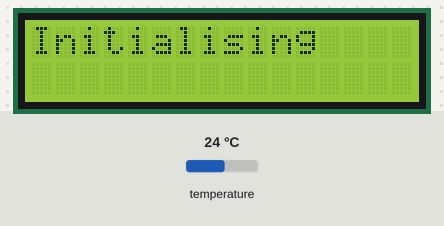
A sketch run on a simulated Arduino Uno, built with avr-gcc and run on an emulated ATmega328P. Shown: 16×2 character LCD. The test bench sets the inputs (shaded band); at power-on: temperature 24 °C. What the sketch prints to the serial monitor is not drawn.

Above: at 1.6 s.
At 6.5 s:
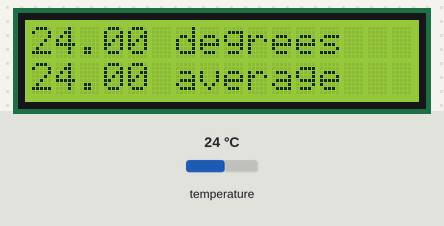
6.6 s: temperature set to 12 °C
At 8.6 s:
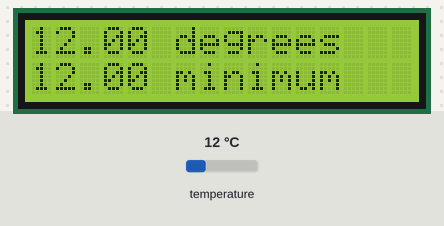
8.9 s: temperature set to 19 °C
At 10.4 s:
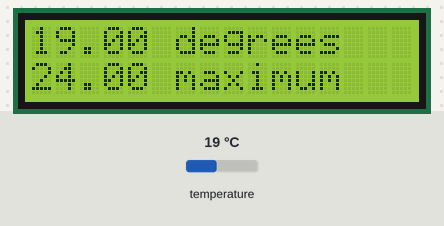
11.5 s: temperature set to 28 °C
At 13.2 s:
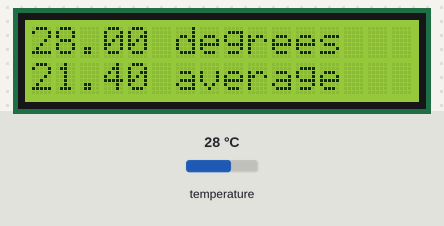
Timing chart, 0 to 14.7 s (numbered marks = the images above; inputs shaded):
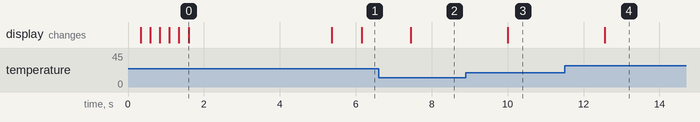

The sketch:

temperature_monitor.ino
```cpp
#include <LiquidCrystal.h>

#include <LiquidCrystal_I2C.h>
#include <OneWire.h>
#include <DallasTemperature.h>
#include "Arduino.h"

// Data wire is plugged into port 2 on the Arduino
#define ONE_WIRE_BUS 2
// Setup a oneWire instance to communicate with any OneWire devices (not just Maxim/Dallas temp_celciuserature ICs)
OneWire oneWire(ONE_WIRE_BUS);
// Pass our oneWire reference to Dallas temp_celciuserature.
DallasTemperature sensors(&oneWire);

int RED_LED = 8;
int YELLOW_LED = 9;
// Set the LCD I2C address
// initialize the lcd for 16 chars 2 lines
LiquidCrystal_I2C lcd(0x27, 16, 2);
// used for keeping track of the last recorded temperature
float LAST_TEMP = 0.0;
//used for recording highest temp since last reset
float HIGHEST = 0.0;
//used for recording lowest temp since last reset
float LOWEST = 0.0;
//used for recording average temp since last reset
float AVERAGE = 0.0;
//used for calculating average
long COUNT = 1;
//used for keeping the sum
float SUM = 0;

void setup(void)
{
  // start serial port
  Serial.begin(9600);
  Serial.print("\nThe environment station awakes!\n");
  sensors.begin();
  lcd.begin();

  // ------- Quick 3 blinks of backlight  -------------
  for (int i = 0; i < 3; i++)
  {
    lcd.backlight();
    delay(250);
    lcd.noBacklight();
    delay(250);
  }
  lcd.backlight(); // finish with backlight on
  lcd.setCursor(0, 0); //Start at character 4 on line 0
  lcd.print("Initialising");
  sensors.requestTemperatures();
  float temp_celcius = sensors.getTempCByIndex(0);
  LOWEST = temp_celcius;
  HIGHEST = temp_celcius;
  AVERAGE = temp_celcius;
  SUM = temp_celcius;
  delay(3000);
  lcd.clear();
}

void loop(void)
{

  // Send the command to get temperature
  sensors.requestTemperatures();
  float temp_celcius = sensors.getTempCByIndex(0);

  // short circuit if there is no status change
  if ( temp_celcius == LAST_TEMP)
  {
    // do nothing - avoid doing any other processing to reduce
    // latency
  }
  else
  {
  if (temp_celcius < LOWEST) LOWEST = temp_celcius;
  if (temp_celcius > HIGHEST) HIGHEST = temp_celcius;
  SUM += temp_celcius;
  COUNT += 1;
  AVERAGE = SUM / COUNT;
    update_display(temp_celcius);
  }
  LAST_TEMP = temp_celcius;
  // wait for half a second before polling again
  delay(500);
}

void update_display(float temp_celcius)
{
  lcd.clear();
  lcd.print(temp_celcius);
  lcd.print(" degrees");
  lcd.setCursor(0, 1);  //col, row
  Serial.print(COUNT);
  Serial.print(" reads, modulus is ");
  Serial.print(COUNT % 3);
  Serial.print("\n");
  if ( COUNT % 3 == 0)
  {
    lcd.print(LOWEST);
    lcd.print(" minimum");

  }
  if ( COUNT % 3 == 1)
  {
    lcd.print(HIGHEST);
    lcd.print(" maximum");

  }
  if ( COUNT % 3 == 2)
  {
    lcd.print(AVERAGE);
    lcd.print(" average");
  }
}
```

Measured:
- after the input at 6.6 s, the display: changes after 0.85 s (image 2)
- after the input at 8.9 s, the display: changes after 1.1 s (image 3)
- after the input at 11.5 s, the display: changes after 1.1 s (image 4)
- what the display in image 0 shows lasts 3.8 s, from 1.6 s to 5.4 s
